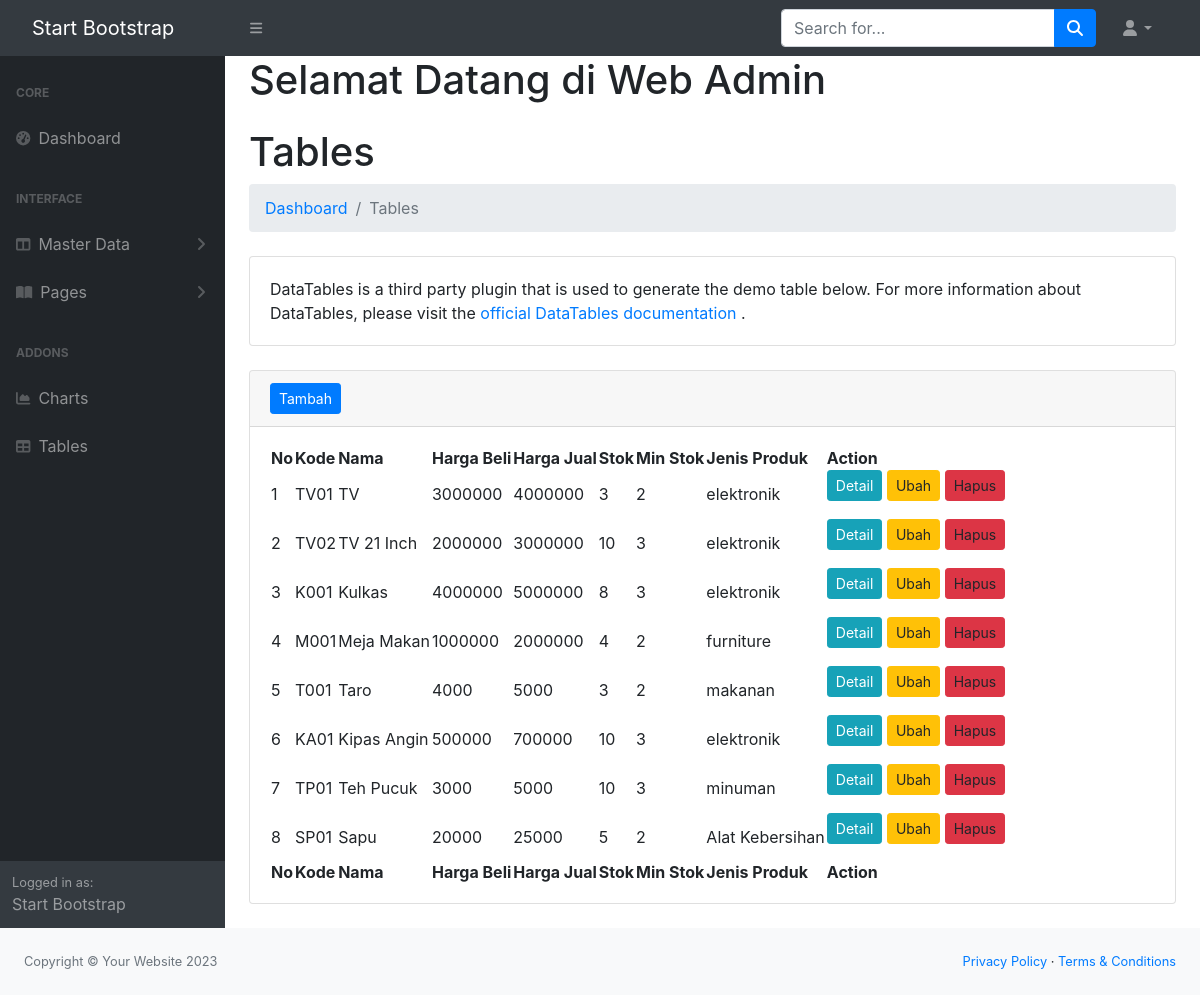
The page /admin/index.php?url=product on the database its author committed.
### tables this page shows
CREATE TABLE `produk` (
  `id` int(11) NOT NULL,
  `kode` varchar(10) DEFAULT NULL,
  `nama` varchar(45) NOT NULL,
  `harga_beli` double DEFAULT NULL,
  `harga_jual` double DEFAULT NULL,
  `stok` int(11) DEFAULT NULL,
  `min_stok` int(11) DEFAULT NULL,
  `jenis_produk_id` int(11) NOT NULL
);

CREATE TABLE `jenis_produk` (
  `id` int(11) NOT NULL,
  `nama` varchar(20) DEFAULT NULL,
  `ket` varchar(50) DEFAULT NULL
);

### admin/models/Produk.php (called while the page is built, shortened)
<?php
class Produk {
 private $koneksi;
 public function __construct(){
    global $dbh;
    $this->koneksi = $dbh;
}
 public function dataProduk(){
    $sql = "SELECT produk.*, jenis_produk.nama as kategori FROM produk INNER JOIN
    jenis_produk ON jenis_produk.id = produk.jenis_produk_id ";
    $ps = $this->koneksi->prepare($sql);
    $ps->execute();
    $rs = $ps->fetchAll();
    return $rs;
}
}
?>

### admin/product.php (the view, shortened to what this page needs)
<?php
$model = new Produk();
$data_produk = $model->dataProduk();
?>
                        <h1 class="mt-4">Tables</h1>
                        <ol class="breadcrumb mb-4">
                            <li class="breadcrumb-item"><a href="index.html">Dashboard</a></li>
                            <li class="breadcrumb-item active">Tables</li>
                        </ol>
                        <div class="card mb-4">
                            <div class="card-body">
                                DataTables is a third party plugin that is used to generate the demo table below. For more information about DataTables, please visit the
                                <a target="_blank" href="https://datatables.net/">official DataTables documentation</a>
                                .
                            </div>
                        </div>
                        <div class="card mb-4">
                            <div class="card-header">
                                <a href="index.php?url=product_form" class="btn btn-primary btn-sm">Tambah</a>
                            </div>
                            <div class="card-body">
                                <table id="datatablesSimple">
                                    <thead>
                                        <tr>
                                            <th>No</th>
                                            <th>Kode</th>
                                            <th>Nama</th>
                                            <th>Harga Beli</th>
                                            <th>Harga Jual</th>
                                            <th>Stok</th>
                                            <th>Min Stok</th>
                                            <th>Jenis Produk </th>
                                            <th>Action</th>
                                        </tr>
                                    </thead>
                                    <tfoot>
                                        <tr>
                                            <th>No</th>
                                            <th>Kode</th>
                                            <th>Nama</th>
                                            <th>Harga Beli</th>
                                            <th>Harga Jual</th>
                                            <th>Stok</th>
                                            <th>Min Stok</th>
                                            <th>Jenis Produk </th>
                                            <th>Action</th>
                                        </tr>
                                    </tfoot>
                                    <tbody>
                                        <?php
                                        $no = 1;
                                        foreach($data_produk as $row){
                                        ?>
                                        <tr>
                                            <td><?= $no ?></td>
                                            <td><?= $row['kode']?></td>
                                            <td><?= $row['nama']?></td>
                                            <td><?= $row['harga_beli']?></td>
                                            <td><?= $row['harga_jual']?></td>
                                            <td><?= $row['stok']?></td>
                                            <td><?= $row['min_stok']?></td>
                                            <td><?= $row['kategori']?></td>
                                            <td>
                                                <form action="produk_controller.php" method="POST">
                                                    <a class="btn btn-info btn-sm" href="index.php?url=product_detail&id=<?= $row ['id'] ?>">Detail</a>
                                                    <a class="btn btn-warning btn-sm">Ubah</a>
                                                    <a class="btn btn-danger btn-sm">Hapus</a>
                                                </form>
                                            </td>
                                        </tr>
                                      <?php
                                        $no++;
                                    }
                                        ?>
                                    </tbody>
                                </table>
                            </div>
</div>
</div>

### rows shown on the page
produk: kode "TV01", nama "TV", harga_beli "3000000", harga_jual "4000000", stok "3", min_stok "2", jenis_produk.nama "elektronik"
produk: kode "TV02", nama "TV 21 Inch", harga_beli "2000000", harga_jual "3000000", stok "10", min_stok "3", jenis_produk.nama "elektronik"
produk: kode "K001", nama "Kulkas", harga_beli "4000000", harga_jual "5000000", stok "8", min_stok "3", jenis_produk.nama "elektronik"
produk: kode "M001", nama "Meja Makan", harga_beli "1000000", harga_jual "2000000", stok "4", min_stok "2", jenis_produk.nama "furniture"
produk: kode "T001", nama "Taro", harga_beli "4000", harga_jual "5000", stok "3", min_stok "2", jenis_produk.nama "makanan"
produk: kode "KA01", nama "Kipas Angin", harga_beli "500000", harga_jual "700000", stok "10", min_stok "3", jenis_produk.nama "elektronik"
produk: kode "TP01", nama "Teh Pucuk", harga_beli "3000", harga_jual "5000", stok "10", min_stok "3", jenis_produk.nama "minuman"
produk: kode "SP01", nama "Sapu", harga_beli "20000", harga_jual "25000", stok "5", min_stok "2", jenis_produk.nama "Alat Kebersihan"
